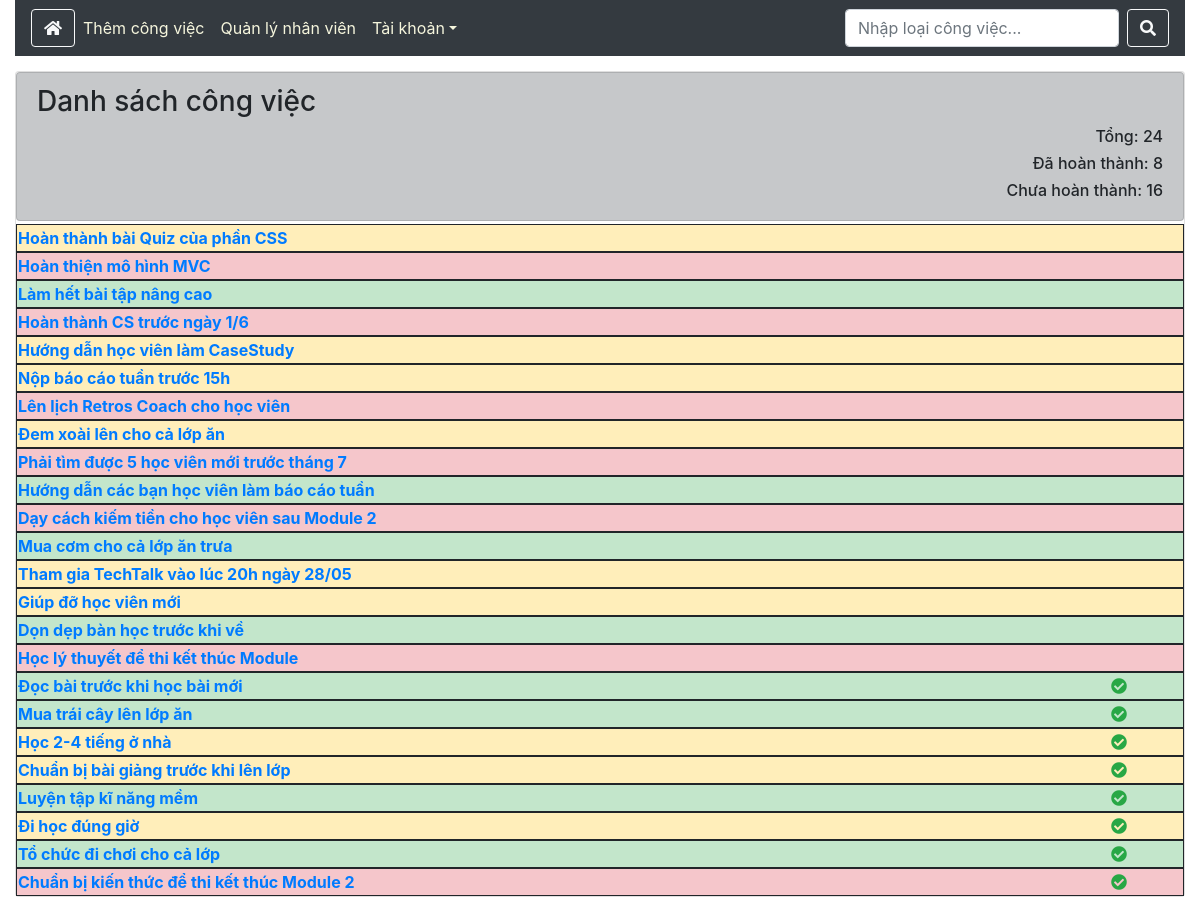
Page /index.php?controller=cv&action=listAll (signed in) on the committed database.
### tables this page shows
CREATE TABLE `cong_viec` (
  `ID_cv` int(10) NOT NULL,
  `Mo_ta` varchar(255) NOT NULL,
  `ID_nhan_vien` int(10) NOT NULL,
  `ID_loai_cong_viec` int(10) NOT NULL,
  `Trang_thai` varchar(100) NOT NULL DEFAULT 'Chưa hoàn thành'
);

### Controller/cvController.php (called while the page is built, shortened)
<?php
class cvController
{
    public function listAll()
    {
        $objcvModel = new cvModel();
        $rowCVs = $objcvModel->getAllbyTrangthai();
        $tongsoCV = $objcvModel->tongsoCV();
        $CVdahoanthanh = $objcvModel->CVdahoanthanh();
        $CVchuahoanthanh = $objcvModel->CVchuahoanthanh();
        include 'View/cv/listAll.php';
    }
}

### Model/DatabaseConnect.php (called while the page is built, shortened)
<?php
 class DatabaseConnect {
     public function __construct() {
        $username = 'root';
        $password = '';
        $options  = array(PDO::MYSQL_ATTR_INIT_COMMAND => "SET NAMES utf8");
        $this->dbc = new PDO('mysql:host=localhost;dbname=phan_cong_cong_viec', $username, $password,$options);
    }
 }
?>

### Model/cvModel.php (called while the page is built, shortened)
<?php
class cvModel extends DatabaseConnect
{
    public function getAllbyTrangthai()
    {
        $sql = "SELECT * FROM `cong_viec` JOIN loai_cv ON cong_viec.ID_loai_cong_viec = loai_cv.ID_loai_cv JOIN nhan_vien ON cong_viec.ID_nhan_vien = nhan_vien.ID_nv ORDER BY cong_viec.Trang_thai ASC";
        $stmt = $this->dbc->query($sql);
        $stmt->setFetchMode(PDO::FETCH_OBJ);
        $rows = $stmt->fetchall();
        return $rows;
    }
    public function tongsoCV()
    {
        $sql = "SELECT COUNT(*) AS tong_so FROM cong_viec";
        $stmt = $this->dbc->query($sql);
        $stmt->setFetchMode(PDO::FETCH_OBJ);
        $row = $stmt->fetch();
        return $row;
    }
    public function CVdahoanthanh()
    {
        $sql = "SELECT COUNT(*) AS tong_so FROM cong_viec WHERE Trang_thai = 'Đã hoàn thành'";
        $stmt = $this->dbc->query($sql);
        $stmt->setFetchMode(PDO::FETCH_OBJ);
        $row = $stmt->fetch();
        return $row;
    }
    public function CVchuahoanthanh()
    {
        $sql = "SELECT COUNT(*) AS tong_so FROM cong_viec WHERE Trang_thai = 'Chưa hoàn thành'";
        $stmt = $this->dbc->query($sql);
        $stmt->setFetchMode(PDO::FETCH_OBJ);
        $row = $stmt->fetch();
        return $row;
    }
}

### View/cv/listAll.php (the view)
<div class="row" style="margin-top: 10px; margin-bottom: 5px;">
    <div class="col-lg-12">
        <form action="index.php?controller=cv&action=checked" method="POST">
            <div class="card text-left" style="margin-top: 5px">
            <div class="list-group" style="margin-bottom: 3px">
                <a class="list-group-item list-group-item-action list-group-item-dark">
                    <h3>Danh sách công việc</h3>
                    <h6 style="text-align: right;">Tổng: <?php echo $tongsoCV->tong_so; ?></h6>
                    <h6 style="text-align: right;">Đã hoàn thành: <?php echo $CVdahoanthanh->tong_so; ?></h6>
                    <h6 style="text-align: right;">Chưa hoàn thành: <?php echo $CVchuahoanthanh->tong_so; ?></h6>
                </a>
            </div>
                <?php foreach ($rowCVs as $rowCV ) : ?>
                <table style="width: 100%; text-align: center; border: 1px solid">
                    <tr class="table-<?php
                                        if ($rowCV->Loai_cv == 'Không quan trọng') {
                                            echo 'success';
                                        } else if ($rowCV->Loai_cv == 'Quan trọng') {
                                            echo 'warning';
                                        } else {
                                            echo 'danger';
                                        }
                                    ?>">
                        <th style="width: 90%; text-align: left;">
                            <a href="index.php?controller=cv&action=view&id=<?php echo $rowCV->ID_cv; ?>">
                                <?php echo $rowCV->Mo_ta; ?>
                            </a>
                        </th>
                        <td style="width: 10%;">
                            <div class="form-check form-check-inline" style="color: green">
                                <?php if ($rowCV->Trang_thai == 'Đã hoàn thành') : ?>
                                    <i class="fas fa-check-circle  btn-outline-success"></i>
                                <?php endif; ?>
                            </div>
                        </td>
                    </tr>
                </table>
                <?php endforeach; ?>
            </div>
        </form>
    </div>

### rows in the picture
cong_viec: Mo_ta "Hoàn thành bài Quiz của phần CSS"
cong_viec: Mo_ta "Hoàn thiện mô hình MVC"
cong_viec: Mo_ta "Làm hết bài tập nâng cao"
cong_viec: Mo_ta "Hoàn thành CS trước ngày 1/6"
cong_viec: Mo_ta "Hướng dẫn học viên làm CaseStudy"
cong_viec: Mo_ta "Nộp báo cáo tuần trước 15h"
cong_viec: Mo_ta "Lên lịch Retros Coach cho học viên"
cong_viec: Mo_ta "Đem xoài lên cho cả lớp ăn"
cong_viec: Mo_ta "Phải tìm được 5 học viên mới trước tháng 7"
cong_viec: Mo_ta "Hướng dẫn các bạn học viên làm báo cáo tuần"
cong_viec: Mo_ta "Dạy cách kiếm tiền cho học viên sau Module 2"
cong_viec: Mo_ta "Mua cơm cho cả lớp ăn trưa"
cong_viec: Mo_ta "Tham gia TechTalk vào lúc 20h ngày 28/05"
cong_viec: Mo_ta "Giúp đỡ học viên mới"
cong_viec: Mo_ta "Dọn dẹp bàn học trước khi về"
cong_viec: Mo_ta "Học lý thuyết để thi kết thúc Module"
cong_viec: Mo_ta "Đọc bài trước khi học bài mới", Trang_thai "Đã hoàn thành" (drawn)
cong_viec: Mo_ta "Mua trái cây lên lớp ăn", Trang_thai "Đã hoàn thành" (drawn)
cong_viec: Mo_ta "Học 2-4 tiếng ở nhà", Trang_thai "Đã hoàn thành" (drawn)
cong_viec: Mo_ta "Chuẩn bị bài giảng trước khi lên lớp", Trang_thai "Đã hoàn thành" (drawn)
cong_viec: Mo_ta "Luyện tập kĩ năng mềm", Trang_thai "Đã hoàn thành" (drawn)
cong_viec: Mo_ta "Đi học đúng giờ", Trang_thai "Đã hoàn thành" (drawn)
cong_viec: Mo_ta "Tổ chức đi chơi cho cả lớp", Trang_thai "Đã hoàn thành" (drawn)
cong_viec: Mo_ta "Chuẩn bị kiến thức để thi kết thúc Module 2", Trang_thai "Đã hoàn thành" (drawn)

### other values in the picture
$tongsoCV->tong_so "24"
$CVdahoanthanh->tong_so "8"
$CVchuahoanthanh->tong_so "16"
